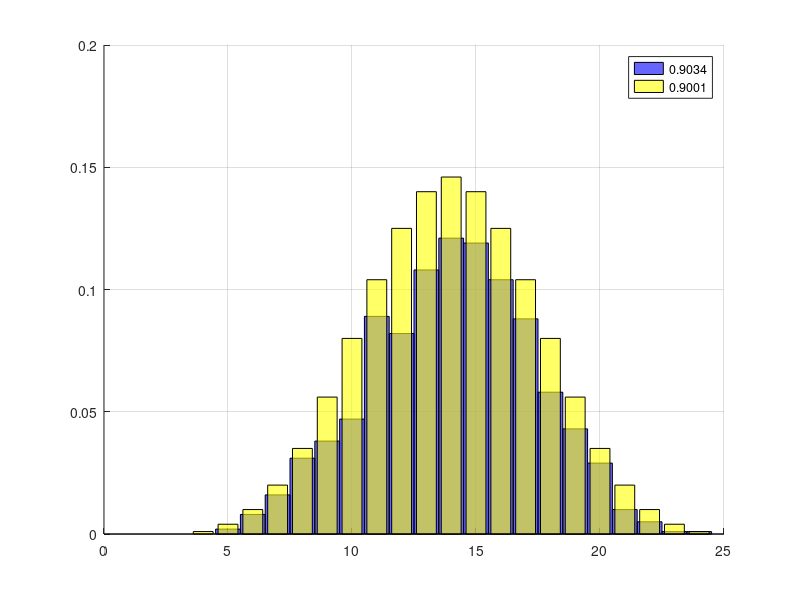

Recreate this plot in MATLAB.
function retval = fourDice ()
    
    clf; hold on; grid on;
    
    sim = 1000;
    t = randi(6, 4, sim);
    sumPos = 4:24;
    sumSim = sum(t);
    frecvAbsol = hist(sumSim, sumPos);
    #[sumPos, frecvAbsol]'
    
   
    bar(sumPos, frecvAbsol./sim,'hist', 'FaceColor', 'b');
    
    maxFa = max(frecvAbsol);
    mostFreqSum = sumPos(frecvAbsol == maxFa);
    
    
    sumTeo=[];
    for i1 = 1:6
      for i2 = 1:6
        for i3 = 1:6
          for i4 = 1:6
            sumTeo = [sumTeo, i1+i2+i3+i4];
          endfor
        endfor
      endfor
    endfor
    
    frecvAbsolTeo = hist(sumTeo, sumPos);
    bar(sumPos, frecvAbsolTeo./sim, 'FaceColor', 'y');
    set(findobj('type','patch'),'facealpha',0.6);
    
    
    pA = sum(sumSim <= 20);
    pAB = sum(sumSim >=10 & sumSim <=20);
    
    pAT = sum(sumTeo <= 20);
    pABT = sum(sumTeo >=10 & sumTeo <=20); 
    
    legend( num2str(pAB/pA, 4) , num2str(pABT/pAT, 4) );
    
    
    
    
endfunction